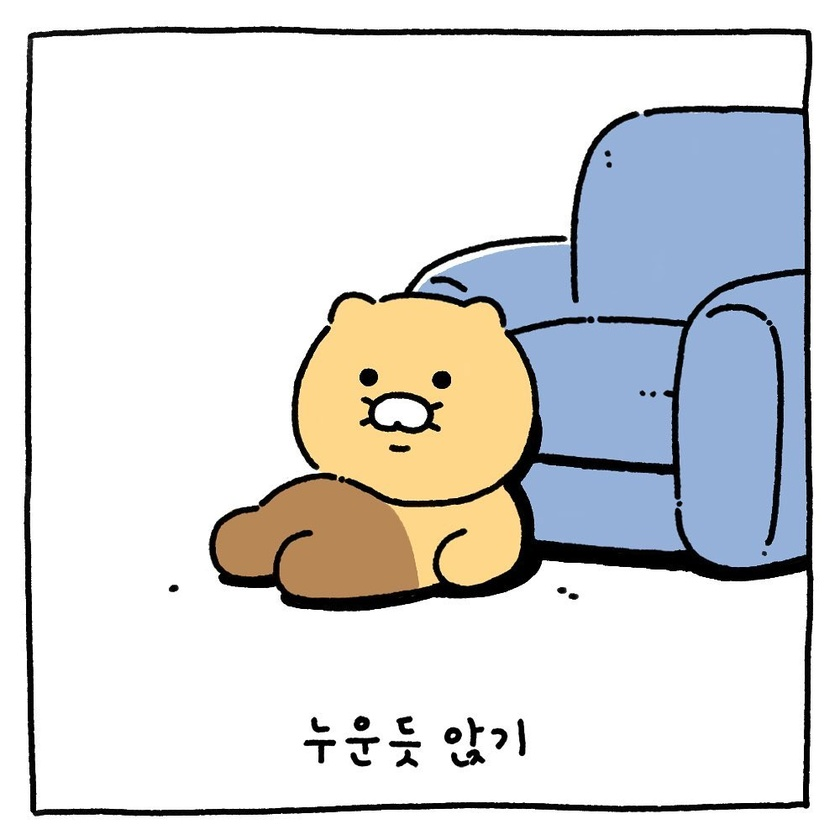
#> input picture 2-1/Enable Programming/image1.jpg, 840 x 840 px, shrunk from 1000 x 1000 before the run
$ python 20210520.py
#> lines starting #> are read from the running program, lines starting #| are printed output that depends on the picture
#!/usr/bin/env python
# coding: utf-8

# In[1]:


import numpy as np
arr1 = np.array([[1,2,3],[4,5,6],[7,8,9],[10,11,12]])  # 메서드
print(arr1)
print(arr1.shape)  # 속성 출력


# In[2]:


print(arr1[1,2]) # 1행 1열 (0행 0열 부터 시작)
print(arr1[:,2]) # 2열 전체


# In[3]:


data1 = np.random.randn(5,5)  # 정규분포 난수
print(data1)


# In[4]:


np.sum(data1)


# In[5]:


np.mean(data1)


# In[6]:


import matplotlib.pyplot as plt
plt.plot([1,2,3,4],[5,6,2,3])  # 그리기

plt.show()  # 그리기 작업의 마지막 라인에 반드시 작성
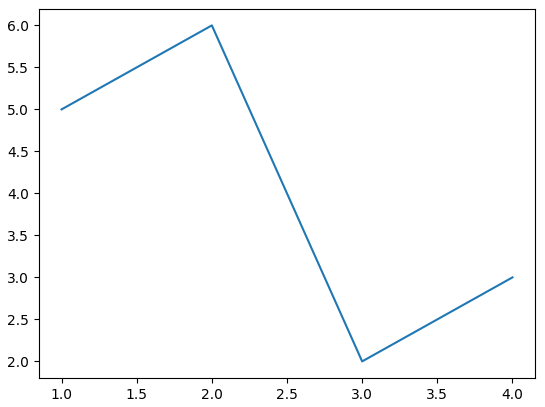
#> figure drawn by matplotlib, 1 panel


# In[7]:


import cv2
imgBGR = cv2.imread('image1.jpg')  # 이미지파일을 읽어 변수에 저장
#> imgBGR is the input picture: shape (840, 840, 3); mean B, G, R 219.5, 219.1, 218.4
imgBGR = cv2.cvtColor(imgBGR, cv2.COLOR_BGR2RGB)  # RGB 형식으로 변환

plt.imshow(imgBGR)  # 이미지 출력
plt.show()


# In[3]:


f = open('newfile.txt', 'w')
# 쓰기전용 파일 오픈, 파일이 없을 경우 생성, 있을 경우 덮어씀
f.write('프로그래밍 활용\n')
f.write('파이썬 프로그래밍\n')

f.close()  # open 함수와 대칭이 되도록 해야 함


# In[4]:


f = open('newfile.txt', 'r')  # 읽기전용 파일 오픈, 파일이 없을 경우 에러
a = f.read()  # 파일 내용 전체를 한꺼번에 읽어 변수에 저장(내용이 적을 경우 사용)
print(a)
f.close()  # open 함수와 대칭


# In[10]:


f = open('newfile.txt', 'r')
while True :  # 마지막 라인일 경우 중단
  text = f.readline()  # 한 라인을 읽어 변수에 저장, 읽은 뒤에는 다음 라인으로 이동
  if not text :  # 라인을 모두 읽었을 경우
    break
  print(text, end='')  # 이 부분이 없을 경우 개행이 추가됨

f.close()


# In[9]:


f = open('newfile.txt', 'a')  # 기존 파일에 추가

f.write('프로그래밍 활용\n')
f.write('파이썬 프로그래밍\n')

f.close()


# In[11]:


import shutil
shutil.copy('newfile.txt', 'newfile2.txt')
# 왼쪽 원본 파일을 오른쪽 목표 파일로 복사


# In[12]:


import os
os.rename('newfile2.txt', 'newfile3.txt')
# 왼쪽 파일을 오른쪽 파일로 이름 변경, 오른쪽 파일은 없어야 됨


# In[14]:


#> (the run stopped early here; a loop or call above may not have finished)
